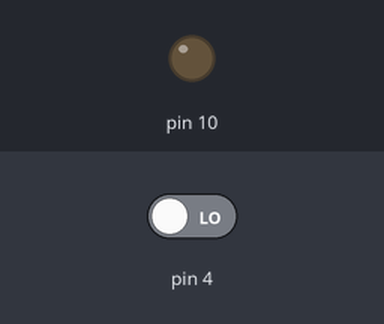
Recording of a sketch running on a simulated Arduino Uno, built with avr-gcc and run on an emulated ATmega328P. On the bench: output pins drawn as LEDs (lit = HIGH). Dashed ring = blinking. The test bench sets the inputs (shaded band); at power-on: pin 4 LOW.

Above: at 1.2 s.
1.3 s: pin 4 driven HIGH
At 1.45 s:
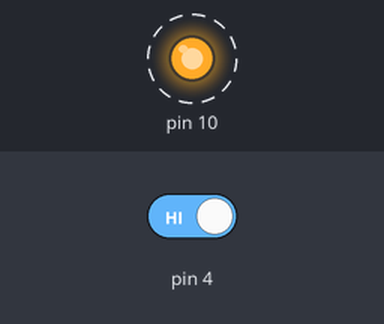
4.3 s: pin 4 driven LOW
At 5.3 s:
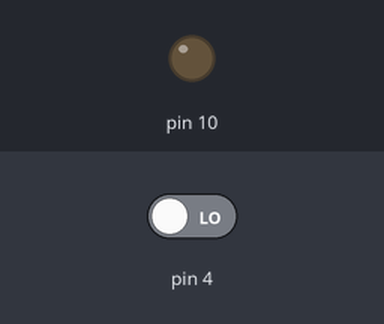
Timing chart, 0 to 7.3 s (numbered marks = the images above; inputs shaded):
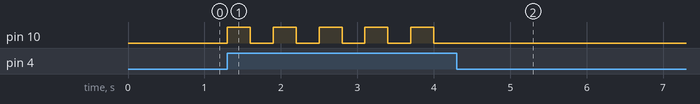

Measured:
- after the input at 1.3 s, pin 10: alternates HIGH for 0.30 s and LOW for 0.30 s, starting at once
- after the input at 4.3 s, pin 10: stops changing and stays LOW

The sketch:

sen-led.ino
```cpp
void openled(int pin, int spd)
{
  digitalWrite(pin, HIGH);
  delay(spd);
  digitalWrite(pin, LOW);
  delay(spd);
}

void setup() {
  pinMode(4, INPUT);
  pinMode(10, OUTPUT);

}

void loop() {
  // put your main code here, to run repeatedly:
  if(digitalRead(4)==HIGH){
    openled(10,300);
    }

}
```
